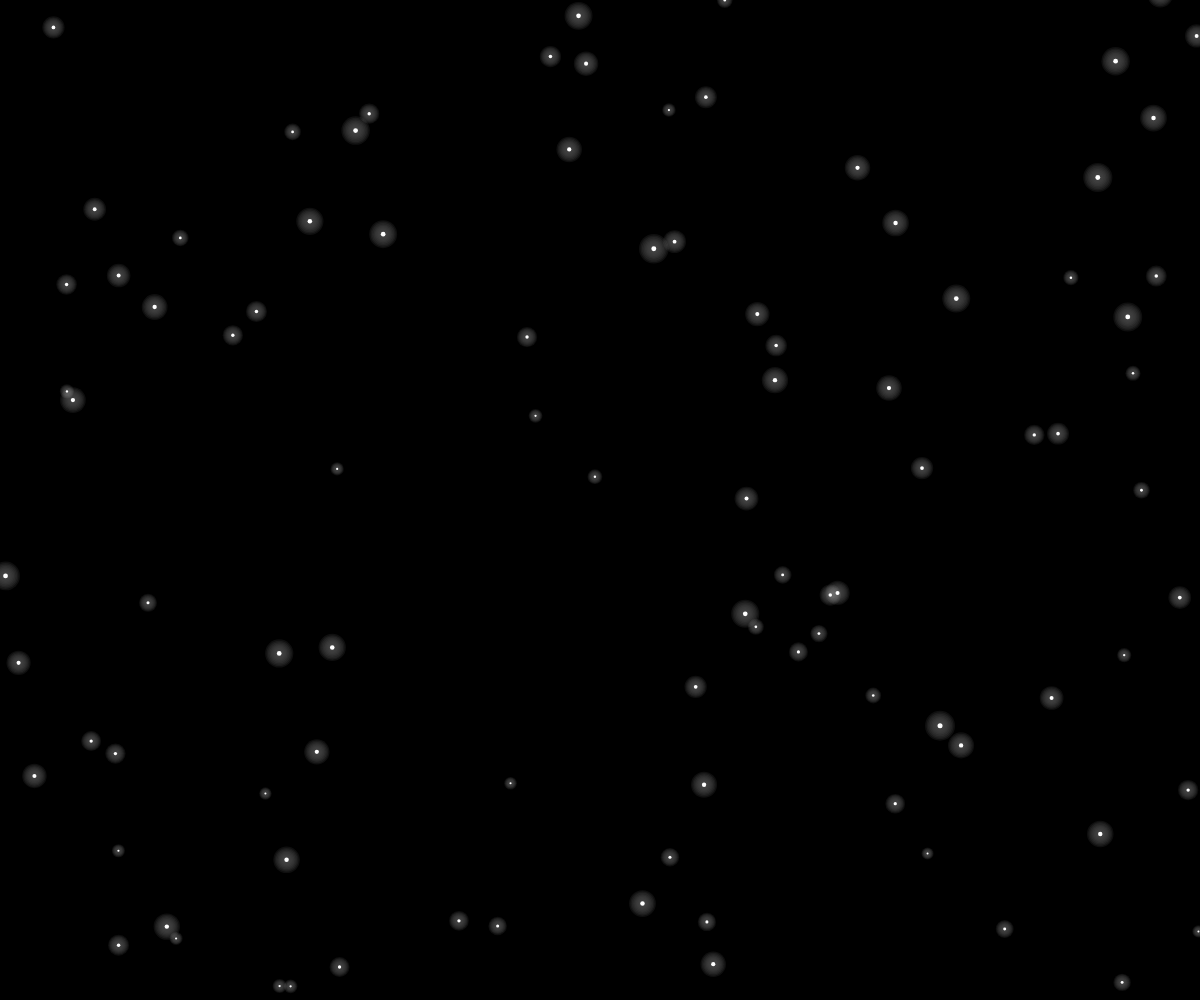
Frame 1 (no input)
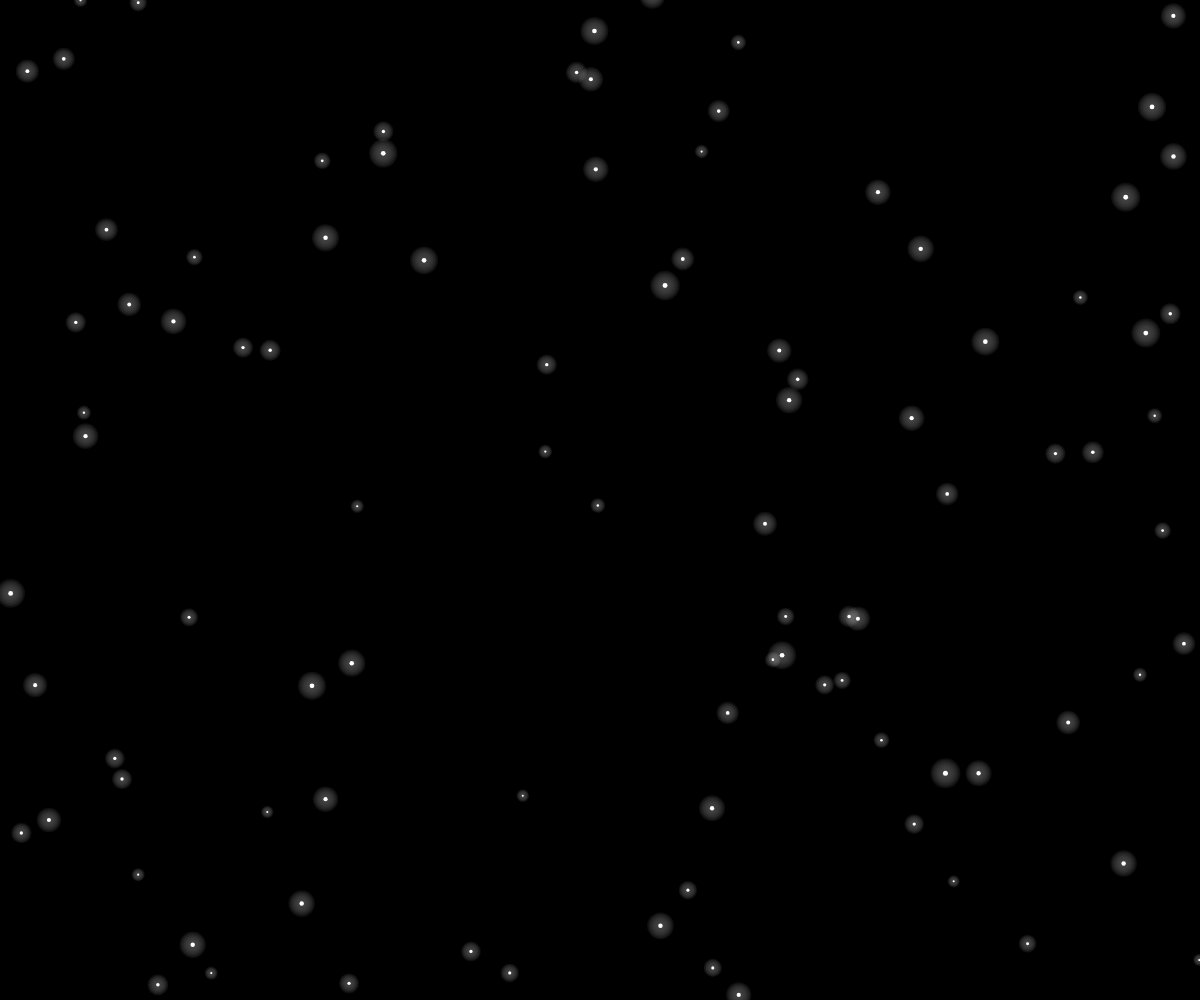
Frame 60 (no input)
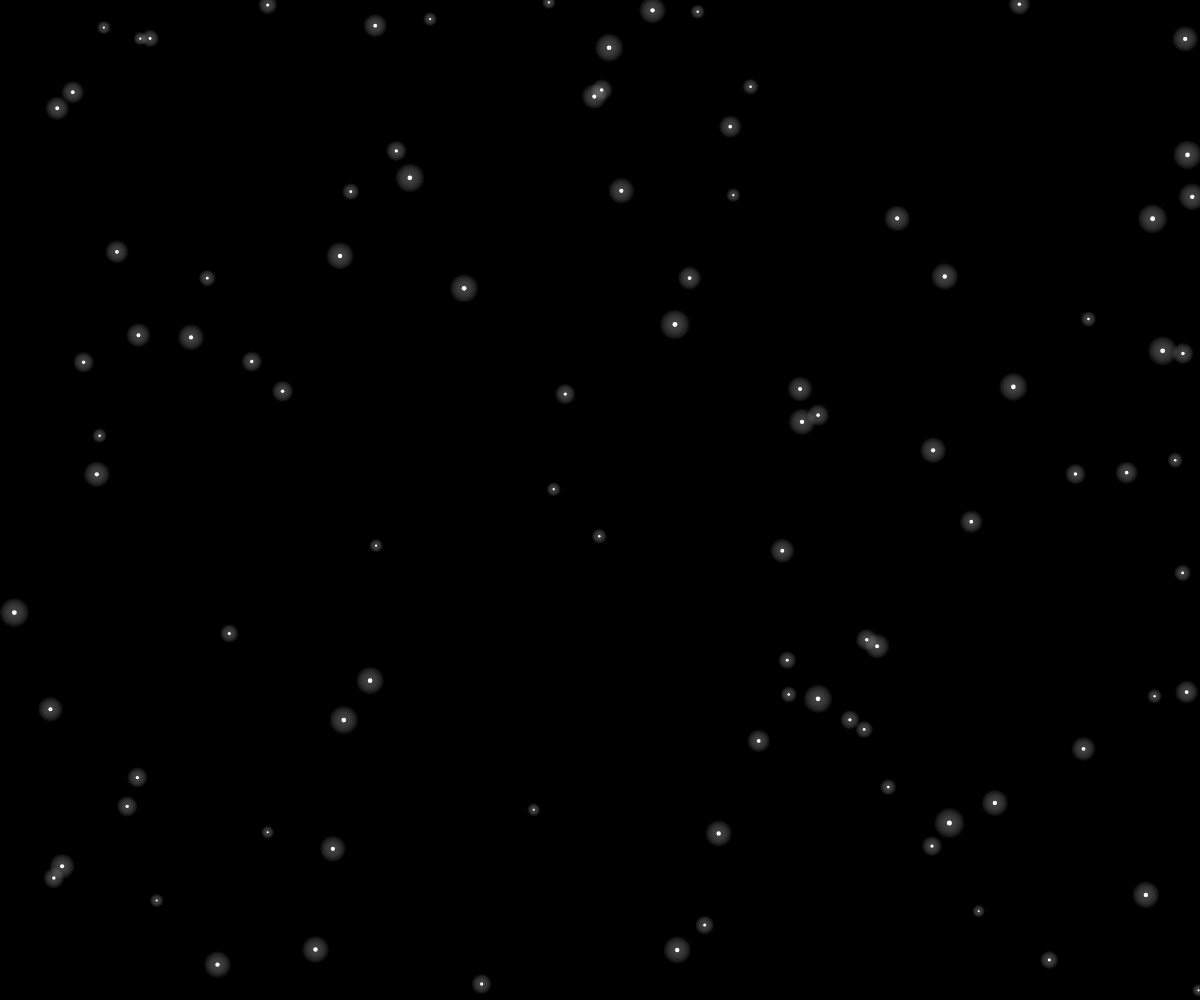
Frame 120 (the mouse pressed at the canvas centre since frame 60)

The p5.js sketch that drew these frames (run headless with seeded random() and noise() and a simulated clock; from frame 60 on, the mouse is pressed at the canvas centre):

// p5.js sketch
// ── sketch.js
let snowflakes = []; // 存放雪花的陣列
let numFlakes = 100; // 固定雪花的數量
let windX = 0; // x軸上的風力
let windY = 0; // y軸上的風力
let windDecay = 0.995; // 風力的衰減速度，讓風持續時間更長
let windVariation = 0.02; // 風速的變化幅度

function setup() {https://editor.p5js.org/linyipin0515/sketches
  createCanvas(windowWidth, windowHeight);
  // 初始化雪花
  for (let i = 0; i < numFlakes; i++) {
    snowflakes.push(new snowflake());
  }
}

function draw() {
  background(0); // 背景設為黑色
  
  // 風力衰減並添加隨機變化
  windX *= windDecay;
  windY *= windDecay;
  
  windX += random(-windVariation, windVariation);
  windY += random(-windVariation, windVariation);

  // 顯示和更新每一個雪花
  for (let flake of snowflakes) {
    flake.update(windX, windY); // 更新雪花位置，並傳入風力
    flake.display(); // 顯示雪花
  }
}

// 偵測滑鼠拖曳事件
function mouseDragged() {
  // 根據滑鼠拖曳的方向和距離計算風力
  windX = (mouseX - pmouseX) * 0.1; // x軸方向的風力
  windY = (mouseY - pmouseY) * 0.1; // y軸方向的風力
}

// 定義雪花類別
function snowflake() {
  // 初始位置和速度
  this.posX = random(0, width);
  this.posY = random(-50, height);
  this.size = random(2, 5);
  this.speed = random(0.2, 0.8); // 下落速度
  this.windEffect = random(0.1, 0.5); // 常規風向影響的程度
  this.xOffset = random(-0.2, 0.2); // x 軸上的隨機擺動

  this.update = function(windX, windY) {
    // 雪花的下落速度
    this.posY += this.speed + windY;

    // 雪花在x軸上受到風和隨機擺動的影響
    this.posX += this.windEffect + this.xOffset + windX;

    // 當雪花落出畫面時，將其重置到頂端
    if (this.posY > height) {
      this.posY = random(-50, 0);
      this.posX = random(0, width);
    }
    
    // 當雪花飄出畫面邊緣時，讓它從另一邊進入
    if (this.posX > width) {
      this.posX = 0;
    } else if (this.posX < 0) {
      this.posX = width;
    }
  };

  this.display = function() {
    // 設置漸層光暈效果
    noStroke();
    let glowSize = this.size * 6; // 調整光暈的大小
    let glowLayers = 10; // 設定光暈層數
    let maxAlpha = 15; // 最大透明度，進一步降低以使光暈更淡
    
    for (let i = glowLayers; i > 0; i--) {
      let alpha = map(i, 0, glowLayers, 0, maxAlpha); // 調整透明度範圍
      fill(255, 255, 255, alpha);
      ellipse(this.posX, this.posY, glowSize * (i / glowLayers));
    }
    
    // 畫雪花本身
    fill(255);
    ellipse(this.posX, this.posY, this.size);
  };
}
